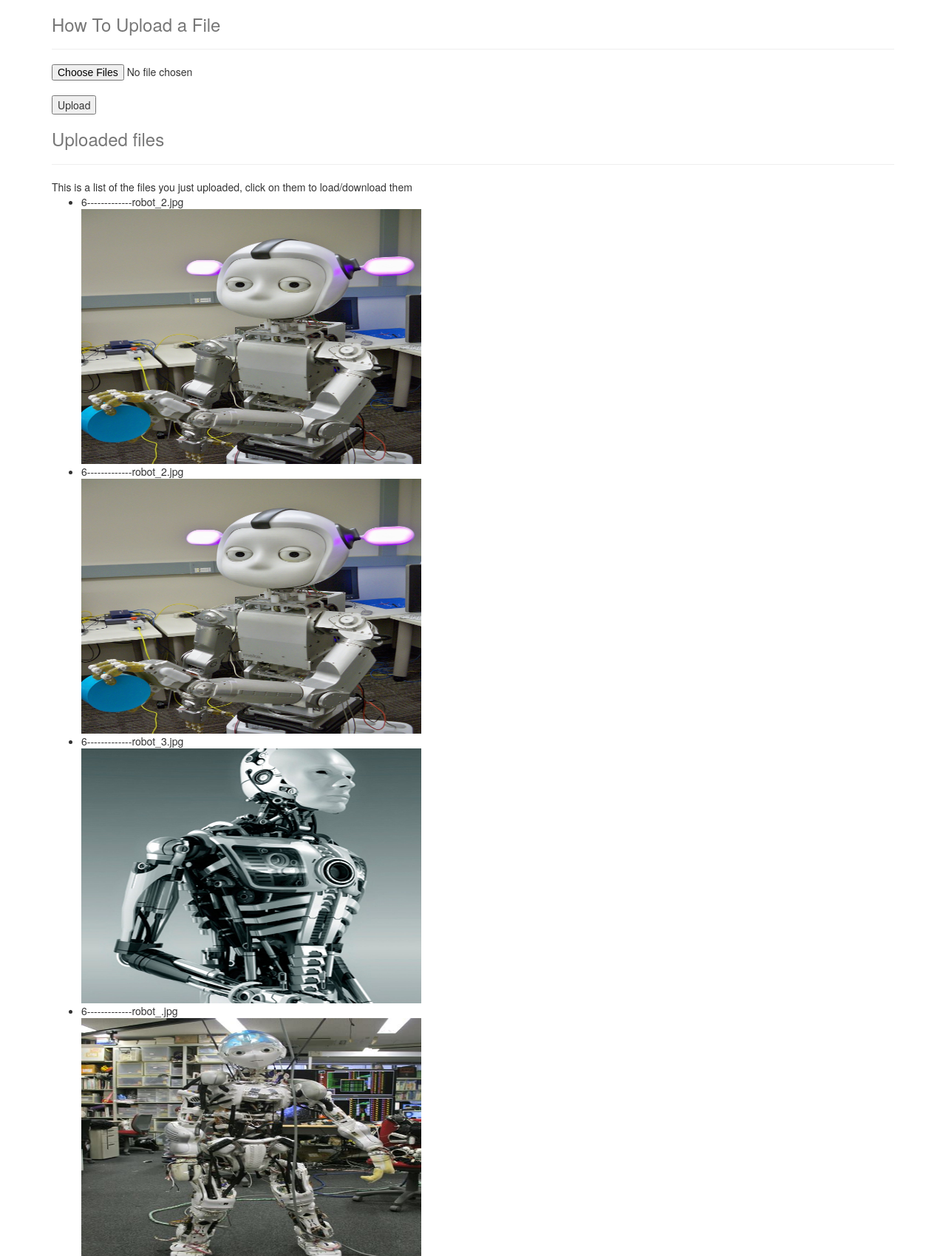
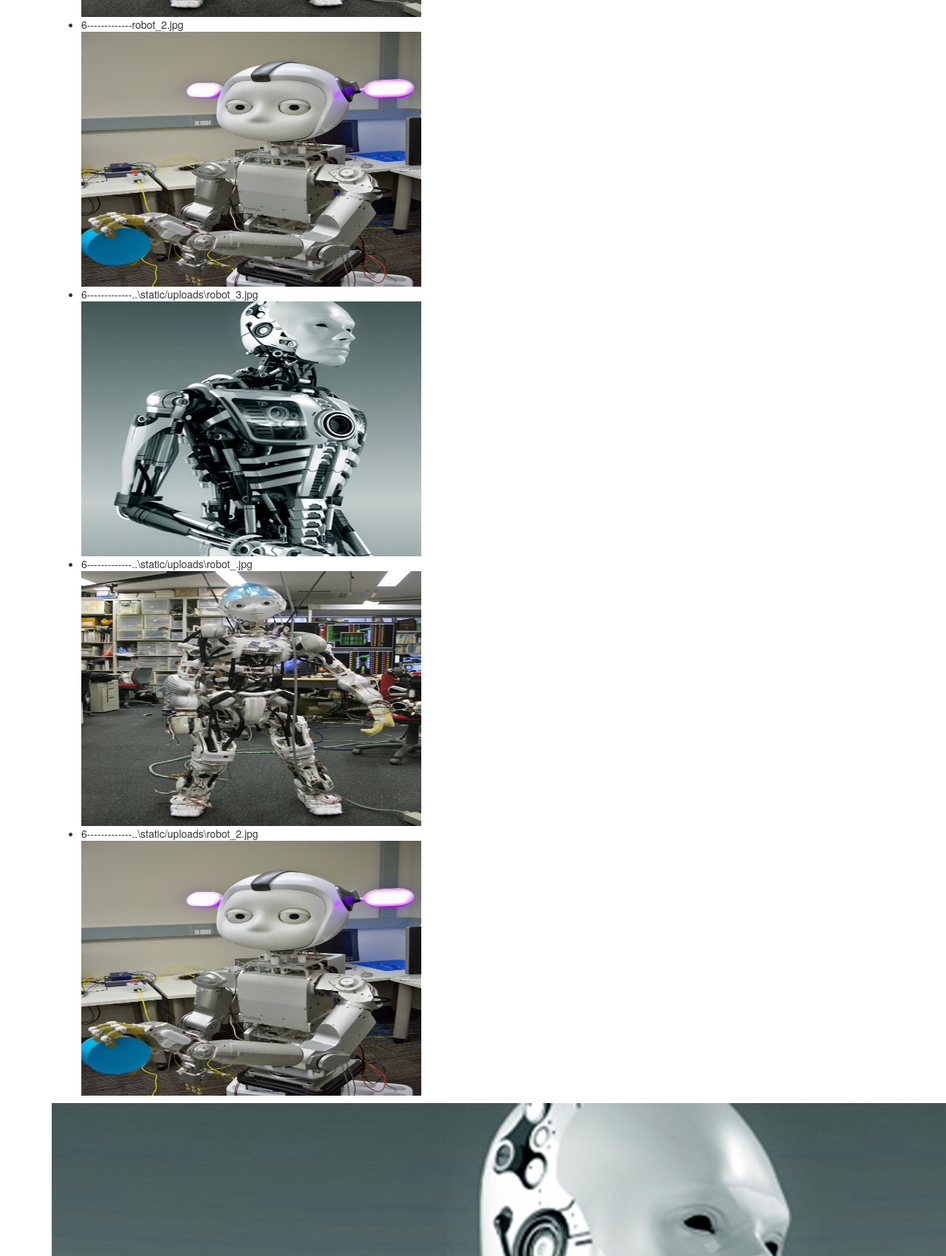
/photo_upload/6 (upper part), run on the app's committed database (2 pictures, top to bottom).
### app.py (models this page shows)
class Photo(db.Model):
    id = db.Column(db.Integer, primary_key = True)
    album_id = db.Column(db.Integer, db.ForeignKey('album.id'))
    image = db.Column(db.String(100))

### app.py (the view, shortened to what this page needs)
@app.route('/photo_upload/<album_id>', methods=['GET','POST'])
def photo_upload(album_id):
    uploaded_files = request.files.getlist("file[]")
    filenames = []
    photos = Photo.query.filter_by(album_id=album_id).all()
    return render_template('upload.html', photos=photos, album_id = album_id)

### templates/upload.html (shortened to what this page needs)
<!DOCTYPE html>
<html lang="en">
<head>
    <link href="//netdna.bootstrapcdn.com/bootstrap/3.0.0/css/bootstrap.min.css" rel="stylesheet">
</head>
<body>
    <div class="container">
        <div class="header">
            <h3 class="text-muted">How To Upload a File</h3>
        </div>
        <hr/>
        <div>
            <form method="post" enctype="multipart/form-data">
                <input type="file" multiple="" name="file[]" class="span3" /><br />
                <input type="submit" value="Upload" class="span2">
            </form>
        </div>
    </div>
    <div class="container">
        <div class="header">
            <h3 class="text-muted">Uploaded files</h3>
        </div>
        <hr/>
        <div>
            This is a list of the files you just uploaded, click on them to load/download them
            <ul>
                {% for photo in photos %}
                <li>{{photo.album_id}}-------------{{photo.image}}</li>
                <img src="{{photo.image}}" alt="Robot Image" width="460" height="345"> {% endfor %}
            </ul>
            <img src="..\uploads\robot_3.jpg" alt="Robot Image">
        </div>
    </div>
</body>
</html>

### data on the page
Photo: album_id "6", image "robot_2.jpg", image (picture)
Photo: album_id "6", image "robot_2.jpg", image (picture)
Photo: album_id "6", image "robot_3.jpg", image (picture)
Photo: album_id "6", image "robot_.jpg", image (picture)
Photo: album_id "6", image "robot_2.jpg", image (picture)
Photo: album_id "6", image "..\\static/uploads\\robot_3.jpg"
Photo: album_id "6", image "..\\static/uploads\\robot_.jpg"
Photo: album_id "6", image "..\\static/uploads\\robot_2.jpg"
